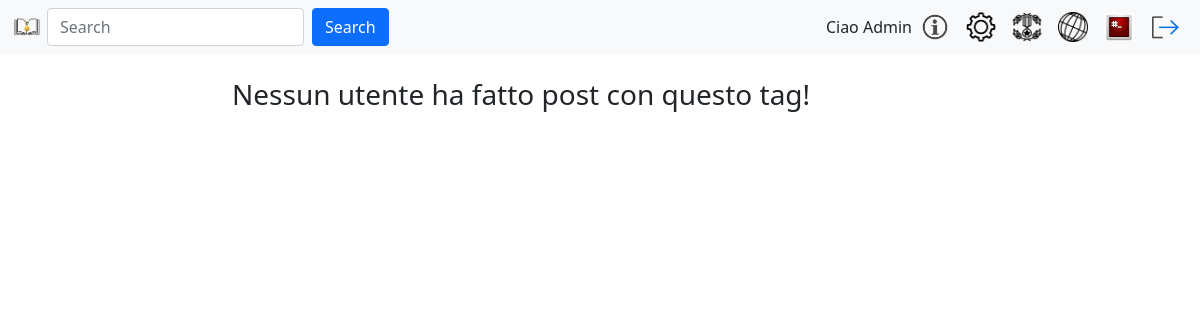
/searchingTag.php?tag=piume (signed in), run on an earlier commit of the app's database.
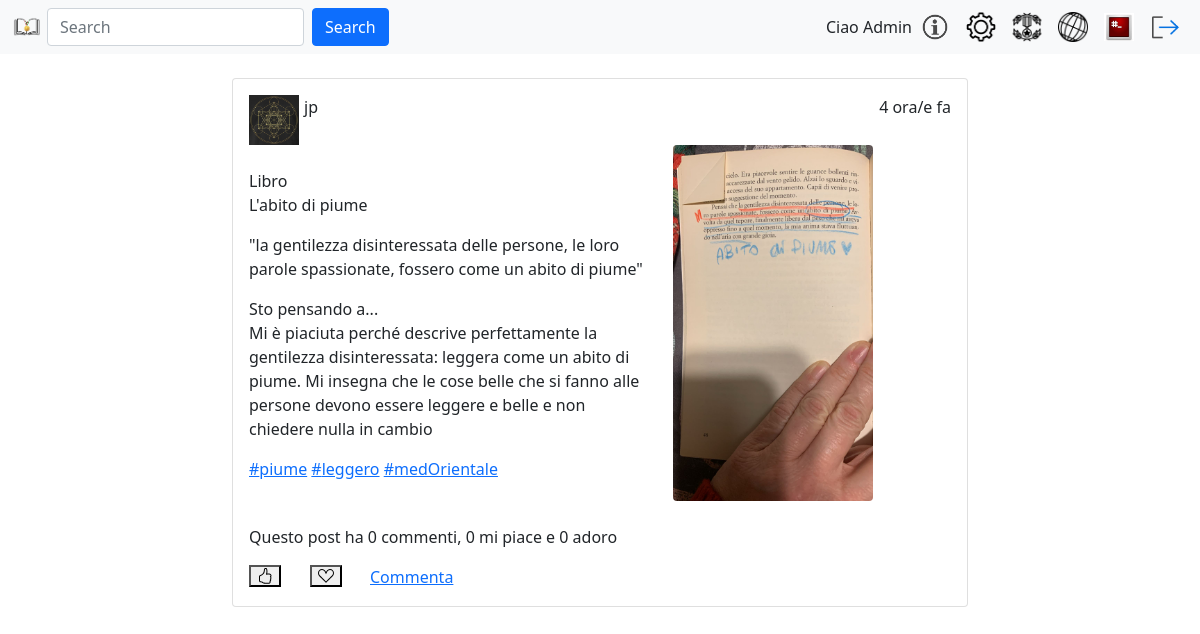
And on a later commit of the database.
### tables this page shows
CREATE TABLE `utente` (
  `id` int NOT NULL AUTO_INCREMENT,
  `username` varchar(80) NOT NULL,
  `email` varchar(80) NOT NULL,
  `pwd` varchar(120) NOT NULL,
  `immagineProfilo` varchar(255) DEFAULT NULL,
  `isAdmin` int NOT NULL DEFAULT '0',
  `descrizione` varchar(150) DEFAULT NULL,
  `stato` int NOT NULL DEFAULT '0',
  PRIMARY KEY (`id`)
);

CREATE TABLE `post` (
  `utenteId` int NOT NULL,
  `dataOra` datetime NOT NULL,
  `citazioneTestuale` varchar(1023) DEFAULT NULL,
  `fotoCitazione` varchar(127) DEFAULT NULL,
  `riflessione` varchar(2047) NOT NULL,
  `counterMiPiace` int NOT NULL,
  `counterAdoro` int NOT NULL,
  `libroId` int NOT NULL,
  PRIMARY KEY (`utenteId`,`dataOra`),
  UNIQUE KEY `ID_POST_IND` (`utenteId`,`dataOra`),
  KEY `REF_POST_LIBRO_IND` (`libroId`)
);

CREATE TABLE `libro` (
  `id` int NOT NULL AUTO_INCREMENT,
  `titolo` varchar(255) NOT NULL,
  PRIMARY KEY (`id`),
  UNIQUE KEY `ID_LIBRO_IND` (`id`)
);

### include/login.model.php (called while the page is built, shortened)
<?php
require_once 'config.php';
function getDbImageName(string $username){
    global $conn;
    $sql = "SELECT immagineProfilo FROM utente WHERE username = ?";
    $stmt = $conn->prepare($sql);
    $stmt->bind_param("s", $username);
    $stmt->execute();
    $result = $stmt->get_result();
    return $result->fetch_assoc()['immagineProfilo'];
}
?>

### include/login.controller.php (called while the page is built, shortened)
<?php
function getUserImage(string $username){
    $defaultProfileImage = "images/users/default.png";
    $image = "images/users/" . getDbImageName($username);
    try {
        if (is_file($image) && (getimagesize($image) !== false)) {
                return $image;
            }
    }
    catch (Exception $e) {
        echo '<script>';
        echo 'console.log("Errore nel reperire l\'immagine del profilo utente da db");';
        echo '</script>';
        }
    return $defaultProfileImage;
}
?>

### include/post.php (called while the page is built, shortened)
<?php
class Post {
    private $conn;
    public function __construct($conn) {
        $this->conn = $conn;
    }
    public function getSpecificPost($user_id, $time_post) {
        $query = "SELECT
                    (
                      SELECT COUNT(*)
                      FROM commenti c
                      WHERE p.utenteId = c.utenteIdPost AND p.dataOra = c.dataOraPost
                    ) AS numeroCommenti,
                    u.immagineProfilo, u.username, p.utenteId, p.dataOra, p.citazioneTestuale, p.fotoCitazione, p.riflessione, p.counterMiPiace, p.counterAdoro, l.titolo,
                    GROUP_CONCAT(t.testo) AS elencoTag
                  FROM
                    post p
                    INNER JOIN utente u ON p.utenteId = u.id
                    INNER JOIN libro l ON p.libroId = l.id
                    LEFT JOIN tagperpost tp ON p.utenteId = tp.utenteIdPost AND p.dataOra = tp.dataOraPost
                    LEFT JOIN tags t ON tp.tagId = t.id
                  WHERE
                    p.utenteId = ? AND p.dataOra = ?
                  GROUP BY
                    p.utenteId, p.dataOra
                  ORDER BY
                    p.dataOra DESC";
        $stmt = $this->conn->prepare($query);
        $stmt->bind_param("is", $user_id, $time_post);
        return $this->executeAndGetPosts($stmt);
    }
    private function executeAndGetPosts($stmt) {
        if (!$stmt->execute()) {
            return array();
        }
        $result = $stmt->get_result();
        $posts = $result->fetch_all(MYSQLI_ASSOC);
        return $posts;
    }
}
function time_elapsed_string($datetime, $full = false) {
    $now = new DateTime;
    $ago = new DateTime($datetime);
    $diff = $now->diff($ago);
    $diff->w = floor($diff->d / 7);
    $diff->d -= $diff->w * 7;
    $string = array(
        'y' => 'anno/i',
        'm' => 'mese/i',
        'w' => 'settimana/e',
        'd' => 'giorno/i',
        'h' => 'ora/e',
        'i' => 'minuto/i',
        's' => 'secondo/i',
    );
    foreach ($string as $k => &$v) {
        if ($diff->$k) {
            $v = $diff->$k . ' ' . $v;
        } else {
            unset($string[$k]);
        }
    }
    if (!$full) {
        $string = array_slice($string, 0, 1);
    }
    return count($string) > 0 ? implode(', ', $string) . ' fa' : 'ora';
}
function getPostImage($username, $imageName) {
    $imagePath = "images/post/posted/" . $username . "/" . $imageName;
    return is_file($imagePath) ? $imagePath : null;
}
?>

### include/model/selectors.php (called while the page is built, shortened)
<?php
function getIdTagByString($stringTag){
    global $conn;
    $sql = "SELECT id from tags where testo = ?;";
    $stmt = $conn->prepare($sql);
    $stmt->bind_param("s", $stringTag);
    $stmt->execute();
    $result = $stmt->get_result();
    if ($result->num_rows > 0) {
        return $result->fetch_assoc()["id"];
    } else {
        return -1;
    }
}
function getPostByTag($tag) {
    global $conn;
    $sql = "SELECT utenteIdPost, dataOraPost FROM tagperpost WHERE tagId = ? ORDER BY dataOraPost DESC;";
    $stmt = $conn->prepare($sql);
    $stmt->bind_param("i", $tag);
    $stmt->execute();
    $result = $stmt->get_result();
    if ($result->num_rows > 0) {
        return $result->fetch_all(MYSQLI_ASSOC);
    } else {
        return -1;
    }
}
?>

### include/view/postPage.php (the view, shortened to what the rows shown need)
<?php
require_once("include/config.php");
function checkIfAlreadyLoved($userId, $dataOra) {
    global $conn;
    $utenteAttuale = $_SESSION['id'];
    $sql = "SELECT * FROM notifica WHERE tipo = 'V' AND utenteId = ? AND utenteIdPost = ? AND dataOraPost = ?;";
    $stmt = $conn->prepare($sql);
    $stmt->bind_param("iis",$userId, $utenteAttuale, $dataOra);
    $stmt->execute();
    $result = $stmt->get_result();
    if ($result->num_rows > 0) {
        return true;
    } else {
        return false;
    }
}
function checkIfAlreadyLiked($userId, $dataOra) {
    global $conn;
    $utenteAttuale = $_SESSION['id'];
    $sql = "SELECT * FROM notifica WHERE tipo = 'K' AND utenteId = ? AND utenteIdPost = ? AND dataOraPost = ?;";
    $stmt = $conn->prepare($sql);
    $stmt->bind_param("iis",$userId ,$utenteAttuale ,$dataOra);
    $stmt->execute();
    $result = $stmt->get_result();
    if ($result->num_rows > 0) {
        return true;
    } else {
        return false;
    }
}
?>
<section id="userPosts">
        <div class="col-md-12">
                <?php
                  if (empty($posts)) {
                      echo '<p>Nessun post disponibile in questa sezione. Puoi saperne di più nella pagina informazioni! </p>';
                  } else {
                      foreach ($posts as $post):
                ?>
                <article>
                    <div class="card">
                        <div class="card-body">
                            <div class="d-inline-flex w-100">
                              <div class="post flex-fill align-bottom">
                                  <a href="profilePage.php?id=<?= $post['utenteId']; ?>">
                                      <img class="post-img" src="<?= getUserImage($post['username']); ?>" alt="Immagine profilo" />
                                  </a>
                              </div>
                                <div class="align-bottom w-25">
                                    <p><?= $post['username']; ?></p>
                                </div>
                                <div class="flex-fill align-bottom float-left text-end">
                                    <p><?= time_elapsed_string($post['dataOra']); ?></p>
                                </div>
                            </div>
                            <div class="row">
                                <div class="col-md-7">
                                  <br/>
                                    <div class="row">
                                        <p>Libro <br/> <?= $post['titolo']; ?></p>
                                    </div>
                                    <?php if (!empty($post['citazioneTestuale'])): ?>
                                        <div class="row">
                                            <p>"<?= $post['citazioneTestuale']; ?>"</p>
                                        </div>
                                    <?php endif; ?>
                                    <div class="row">
                                        <p>Sto pensando a... <br/> <?= $post['riflessione']; ?></p>
                                    </div>
                                     <div class="row">
                                      <?php if (!empty($post['elencoTag'])): ?>
                                        <div class="row">
                                            <p>
                                                <?php
                                                $tags = explode(',', $post['elencoTag']);
                                                foreach ($tags as $tag) {
                                                  $tagUrl = 'searchingTag.php?tag=' . urlencode($tag);
                                                  echo '<a href="' . $tagUrl . '">#' . $tag . '</a> ';
                                                }
                                                ?>
                                            </p>
                                        </div>
                                    <?php endif; ?>
                                    </div>
                                </div>
                                <?php
                                $postImage = getPostImage($post['username'], $post['fotoCitazione']);
                                if (!empty($postImage)):
                                ?>
                                    <div class="col-md-5 fotoCit">
                                        <img src="<?= $postImage; ?>" class="rounded float-left" alt="Foto citazione">
                                    </div>
                                <?php endif; ?>
                            </div>
                            <br/>
                            <div class="row">
                              <p>Questo post ha <?= $post['numeroCommenti']; ?> commenti, <span class="like-count"><?= $post['counterMiPiace']; ?></span> mi piace e <span class="love-count"><?= $post['counterAdoro']; ?></span> adoro</p>
                            </div>
                            <div class="row">
                              <?php
                                $isLikeCheck = checkIfAlreadyLiked($post['utenteId'], $post['dataOra']);
                                $okLE = $isLikeCheck ? "0" : "1";
                              ?>
                              <div class="col-md-1 col-3">
                                <button class="like-button bi-hand-thumbs-up likeButton" data-utenteID="<?= $post['utenteId']; ?>" data-dataOra="<?= $post['dataOra']; ?>">
                                    <svg xmlns="http://www.w3.org/2000/svg" width="16" height="16" fill="currentColor" class="bi bi-hand-thumbs-up emptyThumb" data-mustShow="<?= $okLE ?>" viewBox="0 0 16 16">
                                        <path d="M8.864.046C7.908-.193 7.02.53 6.956 1.466c-.072 1.051-.23 2.016-.428 2.59-.125.36-.479 1.013-1.04 1.639-.557.623-1.282 1.178-2.131 1.41C2.685 7.288 2 7.87 2 8.72v4.001c0 .845.682 1.464 1.448 1.545 1.07.114 1.564.415 2.068.723l.048.03c.272.165.578.348.97.484.397.136.861.217 1.466.217h3.5c.937 0 1.599-.477 1.934-1.064a1.86 1.86 0 0 0 .254-.912c0-.152-.023-.312-.077-.464.201-.263.38-.578.488-.901.11-.33.172-.762.004-1.149.069-.13.12-.269.159-.403.077-.27.113-.568.113-.857 0-.288-.036-.585-.113-.856a2 2 0 0 0-.138-.362 1.9 1.9 0 0 0 .234-1.734c-.206-.592-.682-1.1-1.2-1.272-.847-.282-1.803-.276-2.516-.211a10 10 0 0 0-.443.05 9.4 9.4 0 0 0-.062-4.509A1.38 1.38 0 0 0 9.125.111zM11.5 14.721H8c-.51 0-.863-.069-1.14-.164-.281-.097-.506-.228-.776-.393l-.04-.024c-.555-.339-1.198-.731-2.49-.868-.333-.036-.554-.29-.554-.55V8.72c0-.254.226-.543.62-.65 1.095-.3 1.977-.996 2.614-1.708.635-.71 1.064-1.475 1.238-1.978.243-.7.407-1.768.482-2.85.025-.362.36-.594.667-.518l.262.066c.16.04.258.143.288.255a8.34 8.34 0 0 1-.145 4.725.5.5 0 0 0 .595.644l.003-.001.014-.003.058-.014a9 9 0 0 1 1.036-.157c.663-.06 1.457-.054 2.11.164.175.058.45.3.57.65.107.308.087.67-.266 1.022l-.353.353.353.354c.043.043.105.141.154.315.048.167.075.37.075.581 0 .212-.027.414-.075.582-.05.174-.111.272-.154.315l-.353.353.353.354c.047.047.109.177.005.488a2.2 2.2 0 0 1-.505.805l-.353.353.353.354c.006.005.041.05.041.17a.9.9 0 0 1-.121.416c-.165.288-.503.56-1.066.56z"/>
                                    </svg>
                                </button>
                            </div>
                            <?php
                              $isCheck = checkIfAlreadyLoved($post['utenteId'], $post['dataOra']);
                              $okE = $isCheck ? "0" : "1";
                            ?>
                            <div class="col-md-1 col-3">
                              <button class="love-button bi-suit-heart loveButton" data-utenteID="<?= $post['utenteId']; ?>" data-dataOra="<?= $post['dataOra']; ?>">
                                  <svg xmlns="http://www.w3.org/2000/svg" width="16" height="16" fill="currentColor" class="bi bi-suit-heart emptyHeart" data-mustShow="<?= $okE ?>" viewBox="0 0 16 16">
                                    <path d="m8 6.236-.894-1.789c-.222-.443-.607-1.08-1.152-1.595C5.418 2.345 4.776 2 4 2 2.324 2 1 3.326 1 4.92c0 1.211.554 2.066 1.868 3.37.337.334.721.695 1.146 1.093C5.122 10.423 6.5 11.717 8 13.447c1.5-1.73 2.878-3.024 3.986-4.064.425-.398.81-.76 1.146-1.093C14.446 6.986 15 6.131 15 4.92 15 3.326 13.676 2 12 2c-.777 0-1.418.345-1.954.852-.545.515-.93 1.152-1.152 1.595zm.392 8.292a.513.513 0 0 1-.784 0c-1.601-1.902-3.05-3.262-4.243-4.381C1.3 8.208 0 6.989 0 4.92 0 2.755 1.79 1 4 1c1.6 0 2.719 1.05 3.404 2.008.26.365.458.716.596.992a7.6 7.6 0 0 1 .596-.992C9.281 2.049 10.4 1 12 1c2.21 0 4 1.755 4 3.92 0 2.069-1.3 3.288-3.365 5.227-1.193 1.12-2.642 2.48-4.243 4.38z"/>
                                  </svg>
                              </button>
                          </div>
                          <div class="col-md-4 col-6">
                              <a href="comments.php?userIdPost=<?= $post['utenteId']; ?>&timePost=<?=  $b = str_replace(" ","+",$post['dataOra']); ?>">Commenta</a>
                          </div>
                      </div>
                        </div>
                    </div>
                </article>
                <br/>
            <?php endforeach; }
            ?>
        </div>
</section>

### navbar.php (shortened to what the rows shown need)
<?php
include_once("include/login.controller.php");
include_once("include/login.model.php");
?>
<header>
    <nav class="navbar navbar-expand navbar-light bg-light">
        <div class="container-fluid">
            <a href="landingPage.php"> <img id="logo" src="images/logoLetturePremiateSmall.png" alt="Logo con libro e medaglia"> </a>
            <form action="searchingPage.php" method="post" class="d-flex me-auto" >
                <input name="searchingText" id="searchingText" class="form-control me-2" type="search" placeholder="Search" aria-label="Search" />
                <button class="btn btn-primary" type="submit" title="Ricerca">Search</button>
            </form>
          <div id="username" class="d-flex"><?php echo "Ciao " . ucfirst($_SESSION["username"]);?></div>
          <div class="d-flex" id="navbarSupportedContent">
            <ul class="navbar-nav">
              <li class="nav-item">
                  <a href="infoPoint.php" title="Informazioni"><img src="images/infoimg_no_background.png" alt="Informazioni"></a>
                </li>
              <li class="nav-item">
                <a href="settingPage.php" title="Settings"><img src="images/settingLogo.png" alt="Impostazioni"></a>
              </li>
              <li class="nav-item">
                <a href="classifica.php" title="Classifica"><img src="images/medagliereNewIcons/medagliaLogo.png" alt="Impostazioni"></a>
              </li>
              <li class="nav-item dropdown">
                <a href="discoveryPage.php" title="Discovery Page"><img src="images/discoveryLogo.png" alt="Scopri"></a>
              </li>
              <li class="nav-item">
                <a href="profilePage.php" title="Profilo"><img src=<?php echo getUserImage($_SESSION["username"]); ?> alt="Immagine Profilo"> </a>
              </li>
                <li class="nav-item">
                <a href="logout.php" title="Esci"><img src="images/log-out.png" alt="Logout"></a>
              </li>
            </ul>
          </div>
        </div>
      </nav>
</header>

What changed in the data, as far as the page shows it:
added post: utenteId.immagineProfilo (picture), utenteId.username "jp", dataOra "4 ora/e fa", libroId.titolo "L'abito di piume", citazioneTestuale "la gentilezza disinteressata delle persone, le loro parole spassionate, fossero come un abito di piume", riflessione "Mi è piaciuta perché descrive perfettamente la gentilezza disinteressata: leggera come un abito di piume. Mi insegna che le cose belle che si fanno alle persone devono essere leggere e belle e non chiedere nulla in cambio", tag "piume", tag "leggero", tag "medOrientale", utenteId+fotoCitazione (picture), numeroCommenti "0", counterMiPiace "0", counterAdoro "0", $okLE 1 (drawn), $okE 1 (drawn)
Also different on the page:
text no longer shown: "Nessun utente ha fatto post con questo tag!"
